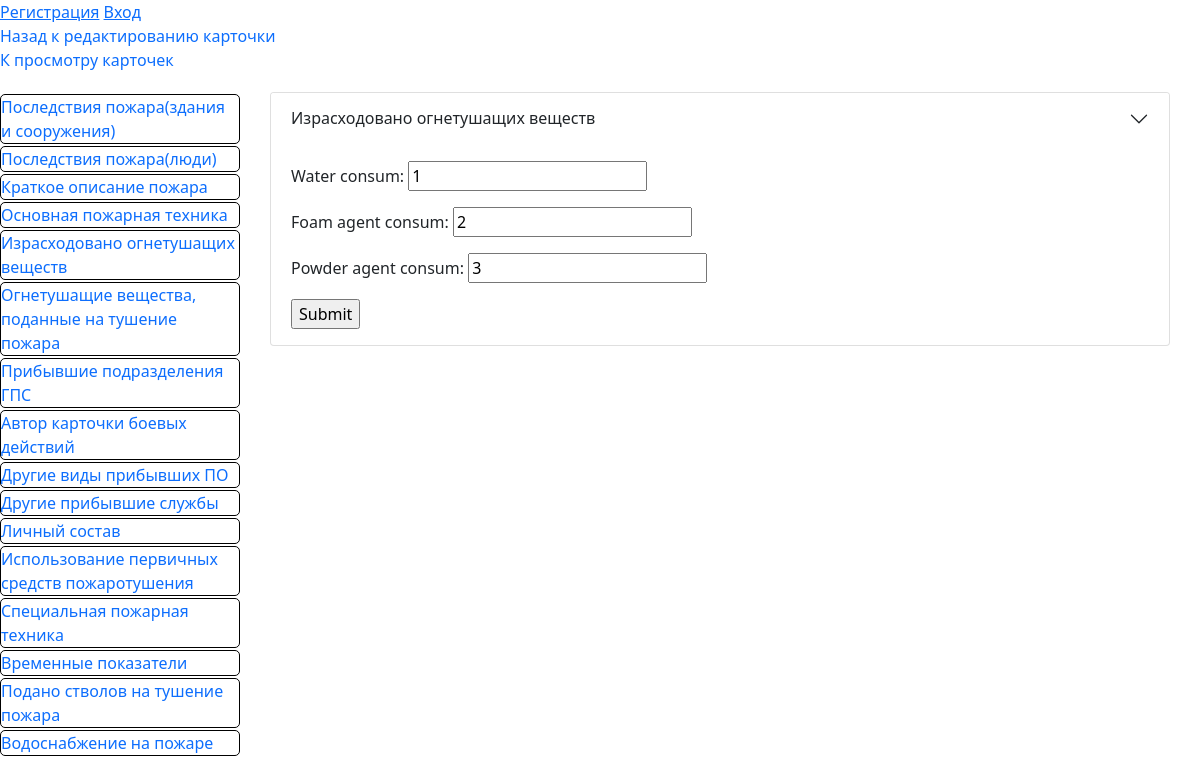
/card/1/fire-exting-agents-consum, run on the app's committed database.
### fire/models.py (models this page shows)
class FireExtingAgentsConsum(models.Model):
    card_id = models.OneToOneField(
        GeneralData, on_delete=models.CASCADE, primary_key=True
    )
    water_consum = models.IntegerField(null=False, blank=False)
    foam_agent_consum = models.IntegerField(null=False, blank=False)
    powder_agent_consum = models.IntegerField(null=False, blank=False)

### fire/views.py (the view)
# urls.py: path('card/<int:card_id>/fire-exting-agents-consum', views.fire_exting_agents_consum, name="fire-exting-agents-consum"),
def fire_exting_agents_consum(request, card_id):
    gd = get_object_or_404(GeneralData, card_id=card_id)
    fireextingagentsconsum = getattr(gd, "fireextingagentsconsum", None)
    if request.method == "POST":
        form = FireExtingAgentsConsumForm(
            data=request.POST, initial={"card_id": gd}, instance=fireextingagentsconsum
        )
        if form.is_valid():
            new_fireextingagentsconsum = form.save(commit=False)
            if fireextingagentsconsum is None:
                new_fireextingagentsconsum.card_id = gd
            new_fireextingagentsconsum.save()
            return HttpResponseRedirect(
                resolve_url("fire-exting-agents-consum", card_id=card_id)
            )
        else:
            return render(
                request,
                "fire_exting_agents_consum.html",
                context={"form": form, "card_id": card_id},
            )
    else:
        form = FireExtingAgentsConsumForm(instance=fireextingagentsconsum)
    return render(
        request,
        "fire_exting_agents_consum.html",
        context={"form": form, "card_id": card_id},
    )

### fire/forms.py
class FireExtingAgentsConsumForm(ModelForm):
    class Meta:
        model = FireExtingAgentsConsum
        exclude = [
            "card_id",
        ]

### fire/templates/fire_exting_agents_consum.html (shortened to what this page needs)
{% extends 'base_card.html' %}
{% block card_info %}
<div class="accordion-item">
    <h2 class="accordion-header" id="panelsStayOpen-headingSixteen">
      <button
        onclick="loadData('fire-exting-agents-consum')"
        class="accordion-button collapsed"
        type="button"
      >
        Израсходовано огнетушащих веществ
      </button>
    </h2>
    <div
      id="panelsStayOpen-collapseSixteen"
    >
      <div class="accordion-body">
        <form
        action={% url 'fire-exting-agents-consum' card_id %} method="POST">
        {{ form.as_p }}
        <input type="submit" value="Submit">
      </form>
      </div>
    </div>
  </div>
  {% endblock card_info %}

### fire/static/main_style.css (style rules this page uses)
* { font-family: Noto Sans, sans-serif !important; }

### fire/static/style.css (style rules this page uses)
* { font-family: Noto Sans, sans-serif !important; }

### data on the page
FireExtingAgentsConsum: water_consum "1", foam_agent_consum "2", powder_agent_consum "3"
